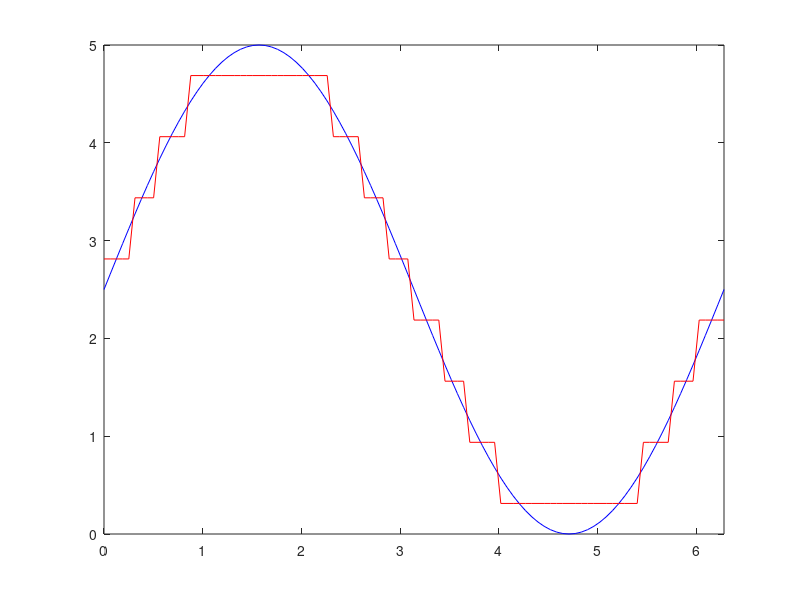

MATLAB code to generate this figure:
clear all

% ADC parameters
ADC_nbits = 3;
ADC_range = 5;

% Part 2
% create a vector of x values
nsamples_per_cycle = 100;
x = 0 : 2*pi/nsamples_per_cycle : 2*pi;
y = 2.5 + 2.5*sin(x);

% calculate number of levels
ADC_nlevels = 2^ADC_nbits;

% calculate ADC resolution
ADC_resolution = ADC_range / ADC_nlevels;

% ADC can only represent values between 0 and ADC_range
y_limited = y;
y_limited(y>=ADC_range) = ADC_range-ADC_resolution/10;
y_limited(y<0) = 0;

% discretize values in units of ADC counts of level number
y_ADC_counts = floor(y_limited/ADC_resolution);

% scale back to voltage
y_discretized = y_ADC_counts * ADC_resolution + ADC_resolution/2;

% plot the original signal and the discretized version
figure(1);clf;
plot(x, y, 'b-'); % 'b-' means plot in blue and connect points with a line
hold on; % this command allows us to overlay curves on the same plot
plot(x, y_discretized, 'r-'); % let's use a different color 'r' = red
xlim([0 2*pi]);

